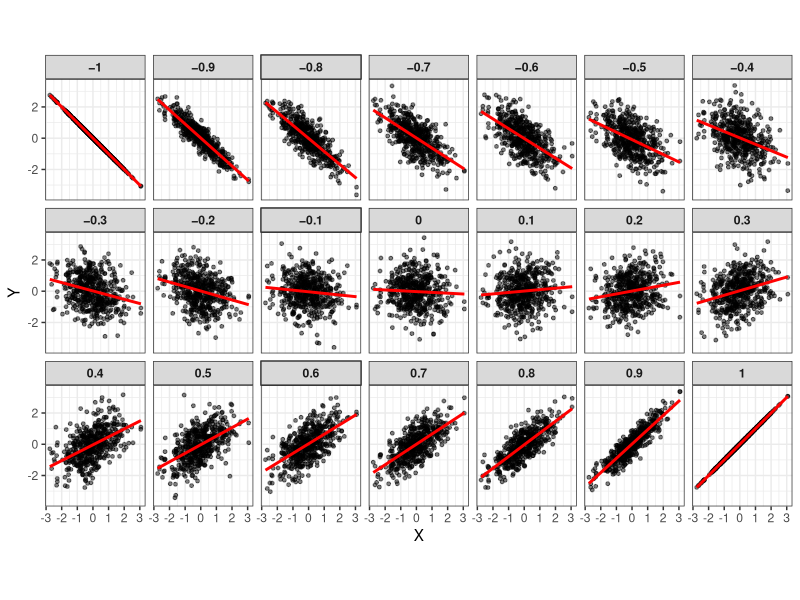
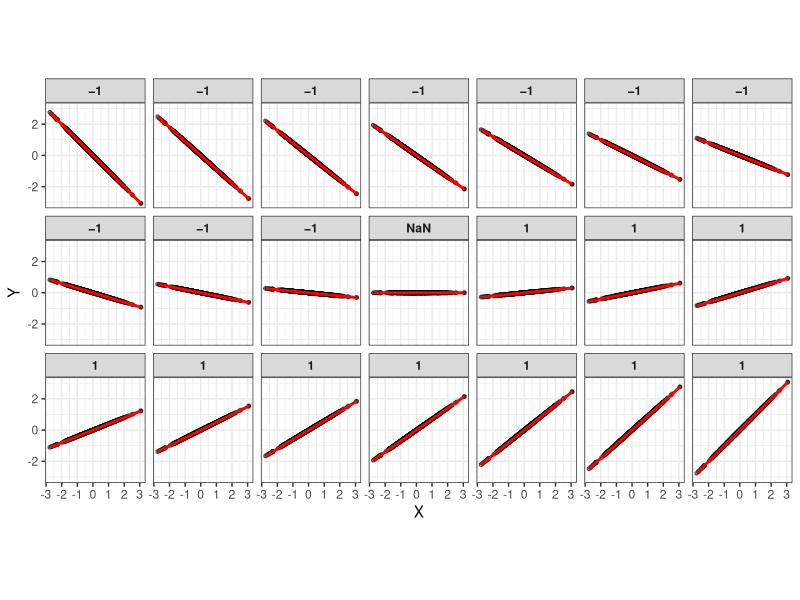
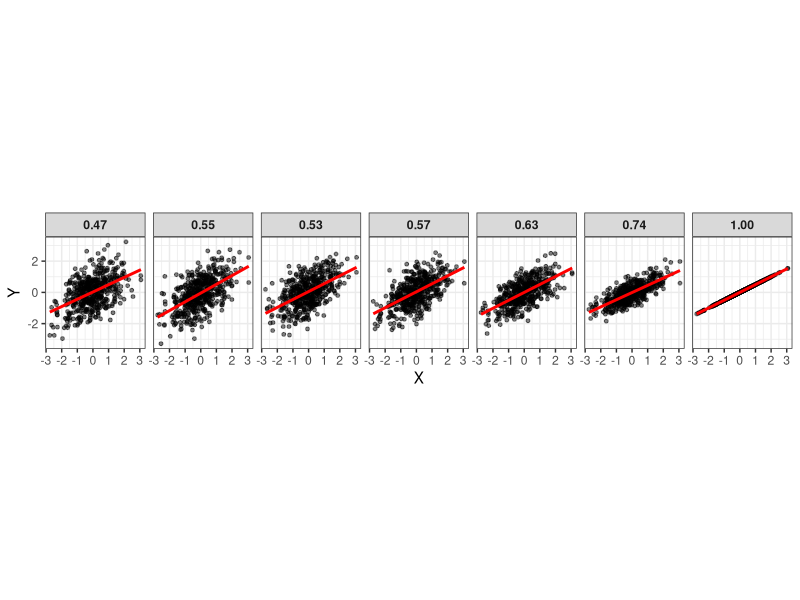
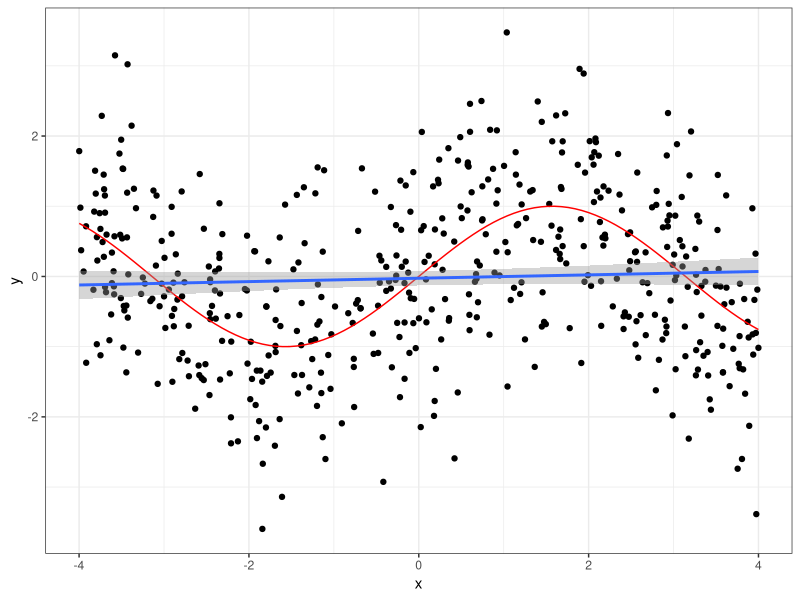
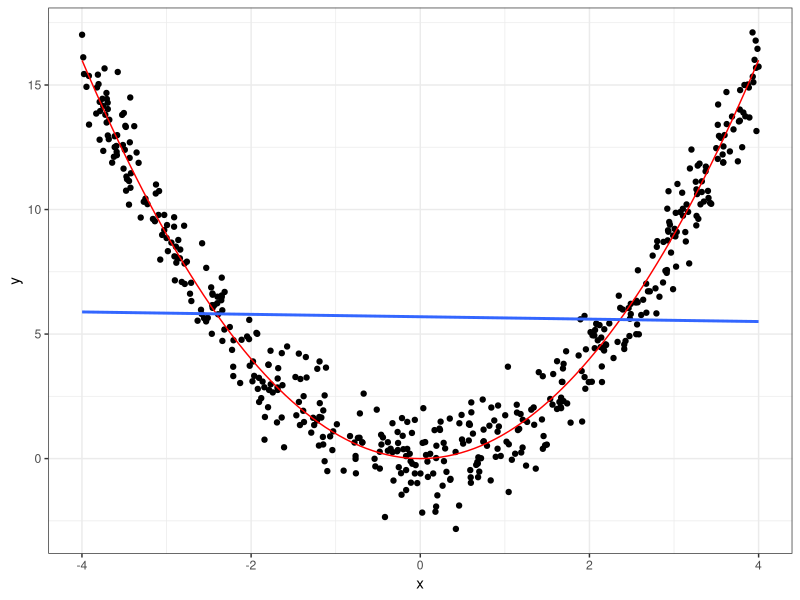

Write the R code that produced these figures, in order.
library(tidyverse)
theme_set(theme_bw())

### archive -----

# n <- 1000
# set.seed(616)
# tibble(
#   x = rnorm(n),
#   y = rnorm(n),
#   cor_0 = y,
#   cor_m1 = -x,
#   cor_m09 = -.9 * sd(y) / sd(x) * x + y,
#   cor_m08 = -.8 * sd(y) / sd(x)  * x + y,
#   cor_m07 = -.7 * sd(y) / sd(x) * x + y,
#   cor_m06 = -.6 * sd(y) / sd(x) * x + y,
#   cor_m05 = -.5 * sd(y) / sd(x) * x + y,
#   cor_m04 = -.4 * sd(y) / sd(x) * x + y,
#   cor_m03 = -.3 * sd(y) / sd(x) * x + y,
#   cor_m02 = -.2 * sd(y) / sd(x) * x + y,
#   cor_m01 = -.1 * sd(y) / sd(x) * x + y,
#   cor_p01 = .1 * sd(y) / sd(x) * x + y,
#   cor_p02 = .2 * sd(y) / sd(x) * x + y,
#   cor_p03 = .3 * sd(y) / sd(x) * x + y,
#   cor_p04 = .4 * sd(y) / sd(x) * x + y,
#   cor_p05 = .5 * sd(y) / sd(x) * x + y,
#   cor_p06 = .6 * sd(y) / sd(x) * x + y,
#   cor_p07 = .7 * sd(y) / sd(x) * x + y,
#   cor_p08 = .8 * sd(y) / sd(x) * x + y,
#   cor_p09 = .9 * sd(y) / sd(x) * x + y,
#   cor_p1 = x,
#   cor2_m1 = -x,
#   cor2_m09 = -.9 * x,
#   cor2_m08 = -.8 * x,
#   cor2_m07 = -.7 * x,
#   cor2_m06 = -.6 * x,
#   cor2_m05 = -.5 * x,
#   cor2_m04 = -.4 * x,
#   cor2_m03 = -.3 * x,
#   cor2_m02 = -.2 * x,
#   cor2_m01 = -.1 * x,
#   cor2_0 = 0,
#   cor2_p01 = .1 * x,
#   cor2_p02 = .2 * x,
#   cor2_p03 = .3 * x,
#   cor2_p04 = .4 * x,
#   cor2_p05 = .5 * x,
#   cor2_p06 = .6 * x,
#   cor2_p07 = .7 * x,
#   cor2_p08 = .8 * x,
#   cor2_p09 = .9 * x,
#   cor2_p1 = x,
# ) %>%
#   pivot_longer(cols = -c(x, y)) %>%
#   # summarise(cor = cor(x, value),
#   #           sd = sd(value),
#   #           .by = name) %>% View()
#   ggplot(aes(x, value)) +
#   geom_point(alpha = .5) +
#   geom_smooth(se = FALSE, method = "lm") +
#   facet_wrap(~ name, nrow = 2, scales = "fixed") +
#   coord_fixed()

# tibble(
#   x = rnorm(n),
#   y = r * x + rnorm(n, sd = sqrt(1 - r^2))
# ) %>%
#   ggplot(aes(x, y)) +
#   geom_point(size = .5) +
#   geom_smooth(method = "lm", se = FALSE, color = "gray70") +
#   geom_label(aes(label = paste0(cor(x, y))),
#              x = 0, y = 0)


### cor values & scatterplots -----

set.seed(2525)
n <- 500
cors <- seq(-1, 1, by = .1)
cors_tibble <- tibble(x = rnorm(n))

for (cor in cors) {
  cors_tibble[[paste0(cor, "_1")]] <- cor * cors_tibble$x + rnorm(n, sd = sqrt(1 - cor^2))
  cors_tibble[[paste0(cor, "_2")]] <- cor * cors_tibble$x
  cors_tibble[[paste0(cor, "_3")]] <- 0.5 * cors_tibble$x + rnorm(n, sd = sqrt(1 - cor^2))
}

cors_tibble %>%
  pivot_longer(cols = -x) %>%
  filter(str_detect(name, "_1$")) %>%
  mutate(name = str_remove(name, "_1$") %>%
           str_replace("-", "−") %>%
           factor(
             levels = rep(seq(-1, 1, by = .1)) %>% str_replace("-", "−")
           )
         ) %>%
  # mutate(row = ifelse(str_detect(name, "-0\\.[9876]|-1_"), "1",
  #                     ifelse(str_detect(name, "-0\\.[54321]"), "2",
  #                            ifelse(str_detect(name, "0\\.[12345]"), "4",
  #                                   ifelse(str_detect(name, "0\\.[6789]|1_"), "5", "3"))))) %>%
  # mutate(name = factor(name,
  #                      ordered = TRUE,
  #                      levels = paste0(rep(seq(-1, 1, by = .1), times = 2),
  #                                      rep(c("_1", "_2"), each = 21)
  #                                     )
  #                      )
  #        ) %>%
  ggplot(aes(x, value)) +
  geom_point(size = 1,
             shape = 21,
             fill = "black",
             alpha = .5) +
  geom_smooth(method = "lm",
              se = FALSE,
              color = "red",
              linewidth = 1) +
  facet_wrap( ~ name, ncol = 7) +
  coord_fixed(ratio = 1) +
  labs(x = "X", y = "Y") +
    theme(strip.text = element_text(face = "bold"))


### cor = 1 & trend line angle -----

cors_tibble %>%
  pivot_longer(cols = -x) %>%
  filter(str_detect(name, "_2$")) %>%
  mutate(name = str_remove(name, "_2$") %>%
           factor(
             levels = rep(seq(-1, 1, by = .1))
           )
  ) %>%
  ggplot(aes(x, value)) +
  geom_point(size = 1,
             shape = 21,
             fill = "black",
             alpha = .5) +
  geom_smooth(method = "lm",
              se = FALSE,
              color = "red",
              linewidth = 1) +
  facet_wrap( ~ name, ncol = 7,
              labeller = labeller(
                name = c(
                  `-1` = "−1",
                  `-0.9` = "−1",
                  `-0.8` = "−1",
                  `-0.7` = "−1",
                  `-0.6` = "−1",
                  `-0.5` = "−1",
                  `-0.4` = "−1",
                  `-0.3` = "−1",
                  `-0.2` = "−1",
                  `-0.1` = "−1",
                  `0` = "NaN",
                  `0.1` = "1",
                  `0.2` = "1",
                  `0.3` = "1",
                  `0.4` = "1",
                  `0.5` = "1",
                  `0.6` = "1",
                  `0.7` = "1",
                  `0.8` = "1",
                  `0.9` = "1",
                  `1` = "1"
                )
              )) +
  coord_fixed(ratio = 1) +
  labs(x = "X", y = "Y") +
  theme(strip.text = element_text(face = "bold"))


### cor values & slope -----

cors_tibble %>%
  pivot_longer(cols = -x) %>%
  filter(str_detect(name, "_3$")) %>%
  mutate(name = str_remove(name, "_3$") %>%
           as.numeric() %>%
           factor(
             levels = rep(seq(-1, 1, by = .1))
           )
  ) %>%
  filter(name %in% seq(.4, 1, by = .1)) %>%
  summarise(cor = cor(x, value),
            .by = name) -> cor_same_slope
lbls <- cor_same_slope$cor
names(lbls) <- cor_same_slope$name

cors_tibble %>%
  pivot_longer(cols = -x) %>%
  filter(str_detect(name, "_3$")) %>%
  mutate(name = str_remove(name, "_3$") %>%
           as.numeric() %>%
           factor(
             levels = rep(seq(-1, 1, by = .1))
           )
  ) %>%
  filter(name %in% seq(.4, 1, by = .1)) %>%
  ggplot(aes(x, value)) +
  geom_point(size = 1,
             shape = 21,
             fill = "black",
             alpha = .5) +
  geom_smooth(method = "lm",
              se = FALSE,
              color = "red",
              linewidth = 1) +
  facet_wrap( ~ name, ncol = 7,
              labeller = labeller(
                name = c(
                  `0.4` = "0.47",
                  `0.5` = "0.55",
                  `0.6` = "0.53",
                  `0.7` = "0.57",
                  `0.8` = "0.63",
                  `0.9` = "0.74",
                  `1` = "1.00"
                  )
                )
              ) +
  coord_fixed(ratio = 1) +
  labs(x = "X", y = "Y") +
  theme(strip.text = element_text(face = "bold"))


### cor = 0 & non-linearity -----

set.seed(20)
n <- 500
# cors <- seq(-1, 1, by = .1)
tibble(
    x = runif(n = n, min = -4, max = 4),
    y = sin(x) + rnorm(n)
    ) -> cor_sine
cor.test(cor_sine$x, cor_sine$y)

cor_sine %>%
    ggplot(aes(x, y)) +
    geom_point() +
    geom_function(fun = sin,
                  color = "red") +
    geom_smooth(method = "lm")


set.seed(20)
n <- 500
# cors <- seq(-1, 1, by = .1)
tibble(
    x = runif(n = n, min = -4, max = 4),
    y = x^2 + rnorm(n)
) -> cor_quad
cor.test(cor_quad$x, cor_quad$y)

cor_quad %>%
    ggplot(aes(x, y)) +
    geom_point() +
    geom_function(fun = function(x) x^2,
                  color = "red") +
    geom_smooth(method = "lm", se = FALSE)











